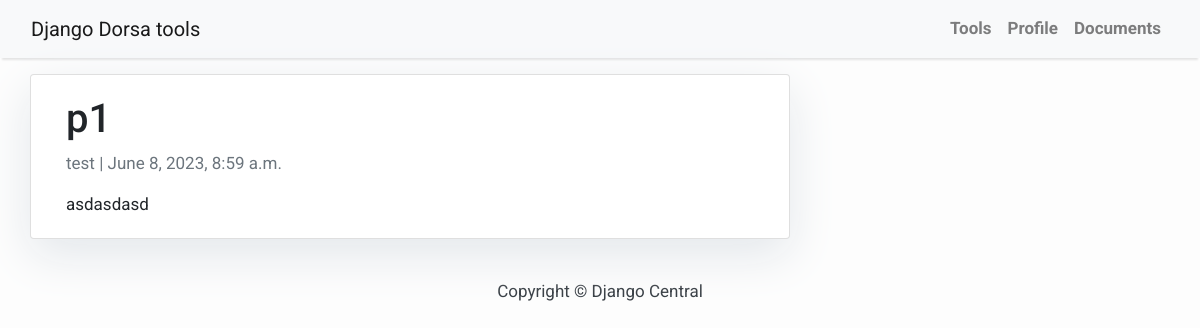
Page /blog/p1/ on the committed database.
### users/models.py (models this page shows, shortened)
class Post(models.Model):
    title = models.CharField(max_length=200, unique=True)
    slug = models.SlugField(max_length=200, unique=True)
    author = models.ForeignKey(User, on_delete= models.CASCADE,related_name='blog_posts')
    updated_on = models.DateTimeField(auto_now= True)
    content = models.TextField()
    created_on = models.DateTimeField(auto_now_add=True)
    status = models.IntegerField(choices=STATUS, default=0)
    class Meta:
        ordering = ['-created_on']

### users/views.py (the view)
# urls.py: path('blog/<slug:slug>/',PostDetail.as_view(), name='post_detail'),
class PostDetail(generic.DetailView):
    model = Post
    template_name = 'users/post_detail.html'

### users/templates/users/post_detail.html (shortened to what this page needs)
{% extends 'users/base.html' %} {% block content %}
<div class="container">
  <div class="row">
    <div class="col-md-8 card mb-4  mt-3 left  top">
      <div class="card-body">
        <h1>{% block title %} {{ object.title }} {% endblock title %}</h1>
        <p class=" text-muted">{{ post.author }} | {{ post.created_on }}</p>
        <p class="card-text ">{{ object.content | safe }}</p>
      </div>
    </div>
  </div>
</div>
{% endblock content %}

### users/templates/users/base.html (style rules this page uses)
body { font-family: "Roboto", sans-serif; font-size: 17px; background-color: #fdfdfd; }

### users/templates/users/sidebar.html (style rules this page uses)
.card { box-shadow: 0 16px 48px #E3E7EB; }

### rows in the picture
Post: title "p1", author "test", created_on "June 8, 2023, 8:59 a.m.", content "asdasdasd"
